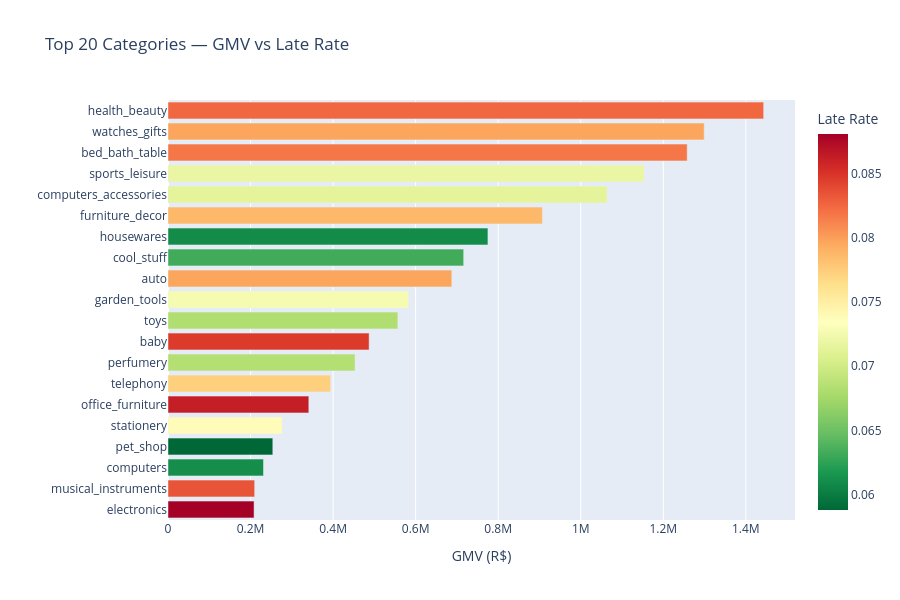

Source (notebook cell):
### Markdown cell above
## 4. Revenue by Product Category

### Code cell
cat_revenue = (
    df.groupby("main_category")
    .agg(
        order_count=("order_id",      "count"),
        gmv        =("payment_value", "sum"),
        avg_ticket =("payment_value", "mean"),
        late_rate  =("is_late",       "mean"),
    )
    .reset_index()
    .sort_values("gmv", ascending=False)
    .head(20)
)

fig = px.bar(
    cat_revenue, x="gmv", y="main_category", orientation="h",
    color="late_rate", color_continuous_scale="RdYlGn_r",
    title="Top 20 Categories — GMV vs Late Rate",
    labels={"gmv": "GMV (R$)", "main_category": "", "late_rate": "Late Rate"},
)
fig.update_layout(height=600, yaxis={"categoryorder": "total ascending"})
fig.show()

### Figure 1 — Plotly figure (JSON) as saved in the notebook; plotly's stock layout.template omitted (floating-point values rounded to 4 significant figures)
{"data": [{"hovertemplate": "GMV (R$)=%{x}<br>=%{y}<br>Late Rate=%{marker.color}<extra></extra>", "legendgroup": "", "marker": {"color": [0.08252, 0.07969, 0.08183, 0.07186, 0.07142, 0.07874, 0.06091, 0.06325, 0.07967, 0.07272, 0.06821, 0.08467, 0.06836, 0.07733, 0.0863, 0.07386, 0.05879, 0.06111, 0.08347, 0.08812], "coloraxis": "coloraxis", "pattern": {"shape": ""}}, "name": "", "orientation": "h", "showlegend": false, "textposition": "auto", "type": "bar", "x": [1443000.0, 1299000.0, 1258000.0, 1154000.0, 1064000.0, 907000.0, 775100.0, 716400.0, 687600.0, 583200.0, 556900.0, 487300.0, 453200.0, 393900.0, 341200.0, 276700.0, 253900.0, 231400.0, 210000.0, 208500.0], "xaxis": "x", "y": ["health_beauty", "watches_gifts", "bed_bath_table", "sports_leisure", "computers_accessories", "furniture_decor", "housewares", "cool_stuff", "auto", "garden_tools", "toys", "baby", "perfumery", "telephony", "office_furniture", "stationery", "pet_shop", "computers", "musical_instruments", "electronics"], "yaxis": "y"}], "layout": {"barmode": "relative", "coloraxis": {"colorbar": {"title": {"text": "Late Rate"}}, "colorscale": [[0, "rgb(0,104,55)"], [0.1, "rgb(26,152,80)"], [0.2, "rgb(102,189,99)"], [0.3, "rgb(166,217,106)"], [0.4, "rgb(217,239,139)"], [0.5, "rgb(255,255,191)"], [0.6, "rgb(254,224,139)"], [0.7, "rgb(253,174,97)"], [0.8, "rgb(244,109,67)"], [0.9, "rgb(215,48,39)"], [1, "rgb(165,0,38)"]]}, "height": 600, "legend": {"tracegroupgap": 0}, "title": {"text": "Top 20 Categories — GMV vs Late Rate"}, "xaxis": {"anchor": "y", "domain": [0, 1], "title": {"text": "GMV (R$)"}}, "yaxis": {"anchor": "x", "categoryorder": "total ascending", "domain": [0, 1], "title": {"text": ""}}}}
